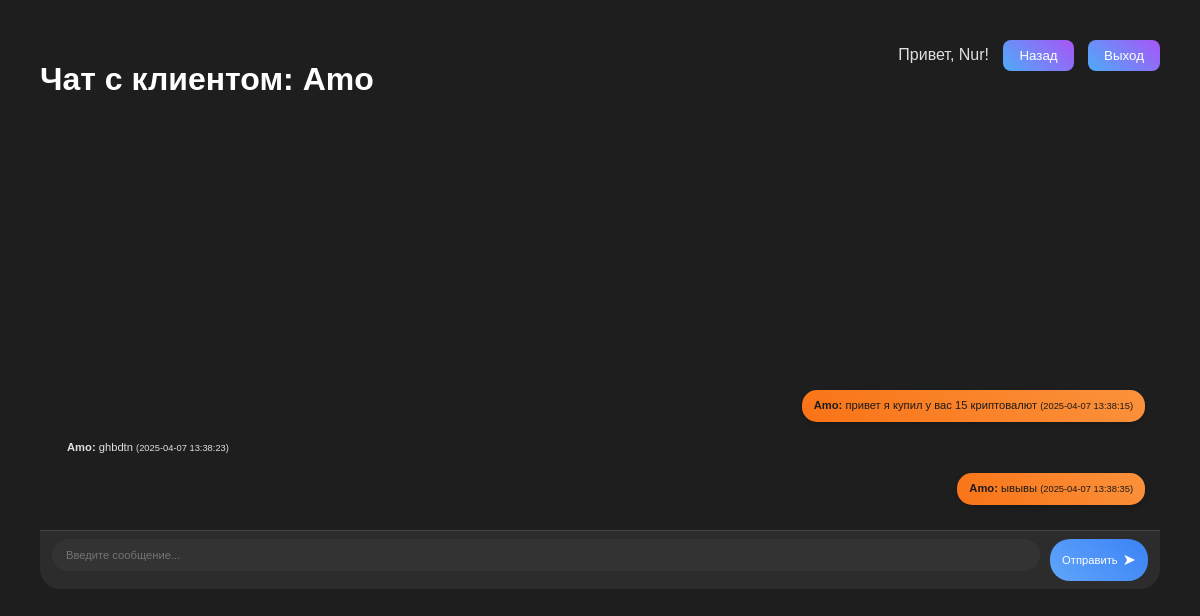
Screenshot of /helper_chat.php?user_id=9 (signed in) with the database file from the repository.
### tables this page shows
CREATE TABLE IF NOT EXISTS `users` (
  `id` int NOT NULL AUTO_INCREMENT,
  `username` varchar(50) NOT NULL,
  `password` varchar(255) NOT NULL,
  `role` varchar(50) NOT NULL DEFAULT 'user',
  PRIMARY KEY (`id`)
);

CREATE TABLE IF NOT EXISTS `chat_messages` (
  `id` int NOT NULL AUTO_INCREMENT,
  `user_id` int NOT NULL,
  `message` text NOT NULL,
  `chat_type` enum('crypto','support') NOT NULL,
  `sender` enum('user','moderator','helper') NOT NULL,
  `created_at` timestamp NULL DEFAULT CURRENT_TIMESTAMP,
  `session_active` tinyint(1) DEFAULT '1',
  `session_id` int NOT NULL DEFAULT '1',
  PRIMARY KEY (`id`),
  KEY `user_id` (`user_id`)
);

### helper_chat.php (the view, shortened to what this page needs)
<?php
require 'config.php';
$user_id = $_GET['user_id'];
$clientStmt = $conn->prepare("SELECT username FROM users WHERE id = :user_id");
$clientStmt->bindParam(':user_id', $user_id);
$clientStmt->execute();
$client = $clientStmt->fetch(PDO::FETCH_ASSOC);
$sessionStmt = $conn->prepare("SELECT session_id FROM chat_messages WHERE user_id = :user_id AND chat_type = 'support' AND session_active = 1 ORDER BY created_at DESC LIMIT 1");
$sessionStmt->bindParam(':user_id', $user_id);
$sessionStmt->execute();
$session = $sessionStmt->fetch(PDO::FETCH_ASSOC);
$current_session_id = $session ? $session['session_id'] : null;
$session_id_to_use = $current_session_id ?? 1;
$messagesStmt = $conn->prepare("SELECT cm.id, cm.message, cm.sender, cm.created_at, u.username
                               FROM chat_messages cm
                               JOIN users u ON cm.user_id = u.id
                               WHERE cm.chat_type = 'support' AND cm.user_id = :user_id AND cm.session_id = :session_id
                               ORDER BY cm.created_at ASC");
$messagesStmt->bindParam(':user_id', $user_id);
$messagesStmt->bindParam(':session_id', $session_id_to_use);
$messagesStmt->execute();
$messages = $messagesStmt->fetchAll(PDO::FETCH_ASSOC);
?>
<!DOCTYPE html>
<html lang="ru">
<head>
    <link rel="stylesheet" href="styles.css">
</head>
<body>
    <div class="container">
        <div class="auth-buttons">
            <span>Привет, <?php echo htmlspecialchars($_SESSION['username']); ?>!</span>
            <a href="helper_panel.php"><button>Назад</button></a>
            <a href="index.php?logout=true"><button>Выход</button></a>
        </div>
        <h1>Чат с клиентом: <?php echo htmlspecialchars($client['username']); ?></h1>
        <div class="chat-body" id="chat-body">
            <div class="chat-messages" id="chat-messages">
                <?php foreach ($messages as $msg): ?>
                    <div class="chat-message <?php echo $msg['sender'] === 'user' ? 'user' : 'helper'; ?>" data-message-id="<?php echo $msg['id']; ?>">
                        <strong><?php echo htmlspecialchars($msg['username']); ?>:</strong>
                        <?php echo htmlspecialchars($msg['message']); ?>
                        <small>(<?php echo $msg['created_at']; ?>)</small>
                    </div>
                <?php endforeach; ?>
            </div>
        </div>
        <form method="post" class="chat-input">
            <input type="text" name="message" placeholder="Введите сообщение..." required>
            <button type="submit" name="send_message">Отправить</button>
        </form>
    </div>
</body>
</html>

### styles.css (style rules this page uses)
body { font-family: 'Poppins', sans-serif; background-color: #1e1e1e; color: #e0e0e0; margin: 0; padding: 20px; }
.container { max-width: 1200px; margin: 0 auto; padding: 20px; position: relative; }
h1, h2, h3 { color: #ffffff; }
button { background: linear-gradient(45deg, #4dabf7, #a855f7); color: #fff; border: none; padding: 8px 16px; border-radius: 8px; cursor: pointer; transition: transform 0.3s ease, box-shadow 0.3s ease; font-weight: 500; }
input, select { background-color: #333; color: #e0e0e0; border: 2px solid transparent; padding: 10px; border-radius: 8px; margin-bottom: 10px; width: 100%; box-sizing: border-box; transition: border 0.3s ease; }
.auth-buttons { position: absolute; top: 20px; right: 20px; }
.auth-buttons button { margin-left: 10px; }
.chat-body { padding: 15px; overflow-y: auto; height: calc(500px - 120px); display: flex; flex-direction: column; }
.chat-messages { flex-grow: 1; display: flex; flex-direction: column; justify-content: flex-end; }
.chat-message { padding: 8px 12px; border-radius: 15px; max-width: 75%; margin-bottom: 10px; font-size: 11.2px; line-height: 1.4; animation: slideIn 0.5s ease forwards; opacity: 0; }
.chat-message.user { background: linear-gradient(45deg, #f97316, #fb923c); align-self: flex-end; color: #1a1a1a; box-shadow: 0 2px 5px rgba(0, 0, 0, 0.2); }
.chat-input { display: flex; padding: 8px 12px; border-top: 1px solid #444; background: #2c2c2c; border-bottom-left-radius: 20px; border-bottom-right-radius: 20px; }
.chat-input input { flex-grow: 1; border: 2px solid transparent; background: #333; color: #e0e0e0; padding: 8px 12px; border-radius: 20px; font-size: 11.2px; transition: border 0.3s ease; }
.chat-input button { margin-left: 10px; background: linear-gradient(45deg, #60a5fa, #3b82f6); color: #fff; padding: 8px 12px; border-radius: 20px; font-size: 11.2px; display: flex; align-items: center; gap: 5px; transition: transform 0.3s ease, box-shadow 0.3s ease; }
.chat-input button::after { content: '➤'; font-size: 16px; }

### rows the page displays
users: username "Amo"
chat_messages: user.username "Amo", message "привет я купил у вас 15 криптовалют", created_at "2025-04-07 13:38:15"
chat_messages: user.username "Amo", message "ghbdtn", created_at "2025-04-07 13:38:23"
chat_messages: user.username "Amo", message "ывывы", created_at "2025-04-07 13:38:35"

### other values shown
$_SESSION['username'] "Nur"
